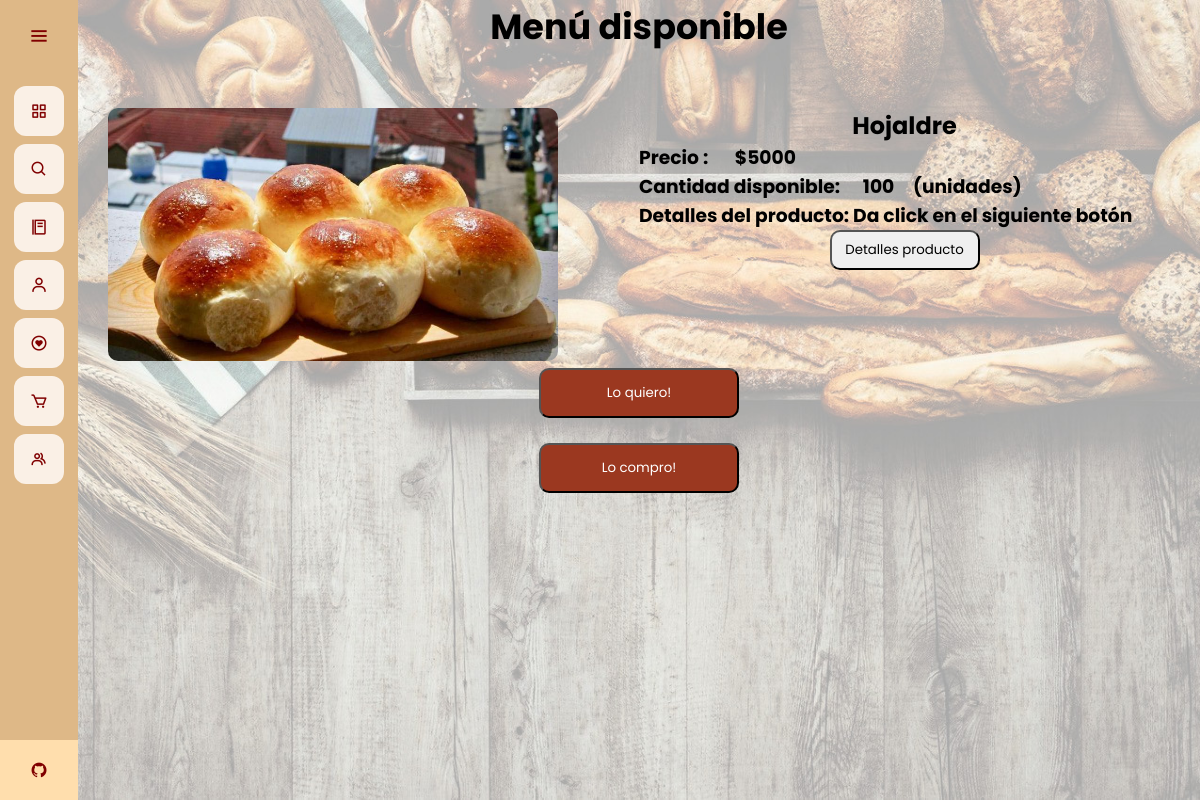
Screenshot of /menu-productos with the database file from the repository.
### app.py (models this page shows)
class Products(database.Model):
	id = database.Column(database.Integer, primary_key=True)
	productname = database.Column(database.String(30), nullable=False, unique=True)
	price = database.Column(database.Integer, nullable=False)
	quantity = database.Column(database.Integer, nullable=False)
	score = database.Column(database.Integer, nullable=False)
	details = database.Column(database.String(1000))
	image_prod = database.Column(database.String(40), nullable=False, default='pan.jpg')

### app.py (the view, shortened to what this page needs)
@app.route("/menu-productos", methods=['GET', 'POST'])
def menu():
	products = Products.query.filter().all()
	if request.method == 'POST' and 'tagnamed' in request.form:
		name_p = request.form['tagnamed']
		return redirect(url_for('detalle_producto', name = name_p))
	return render_template("menu.html", products = products)

### app.py (called while the page is built)
@app.before_request
def make_session_permanent():
    session.permanent = True

### templates/menu.html (shortened to what this page needs)
{% extends 'base.html' %}
{% block style %}
<link rel="stylesheet" href="{{ url_for('static', filename='css/style_menu.css') }}">
{% endblock %}
{% block content %}
<div class="container">
    <h1 class="title">
        Menú disponible
    </h1>
    <br>
    <div class="menu">
        {% for product in products %}
        <div class="column">
            <div class="image-div">
                <img src="{{ url_for('static', filename='images_plates/'+product.image_prod) }}" alt="" class="image">
            </div>
        </div>
        <div class="column">
            <div class="name">
                <h1 class="name">
                    {{ product.productname }}
                </h1>
            </div>
            <div class="price">
                <h3>
                    Precio : &emsp; ${{ product.price }}
                </h3>
            </div>
            <div class="quantity">
                <h3>
                    Cantidad disponible: &emsp;{{ product.quantity }}&emsp;(unidades)
                </h3>
            </div>
            <div class="details">
                <h3>
                    Detalles del producto: Da click en el siguiente botón
                </h3>
                <div class="details_1">
                    <p>
                    <form action="" method="POST">
                        <input type="submit" value="Detalles producto" class="form-control btn btn-primary " name="" id="buttonde">
                    </form>
                    </p>
                </div>
            </div>
        </div>
        <div class="column">
            <div class="wish">
                <form action="" method="POST">
                    <input type="submit" value="Lo quiero!" class="form-control btn btn-primary " name="" id="buttond">
                </form>
                <br>
            </div>
            <br>
            <div class="buy">
                <form action="" method="POST">
                    <input type="submit" value="Lo compro!" class="form-control btn btn-primary " name="" id="buttond">
                </form>
            </div>
        </div>
        {% endfor %}
    </div>
</div>
{% endblock %}

### static/css/style_base.css (style rules this page uses)
* { margin: 0; padding: 0; box-sizing: border-box; font-family: "Poppins" , sans-serif; }

### static/css/style_menu.css (style rules this page uses)
.title { text-align: center; font-size: 35px; }
.image { width: 450px; border-radius: 10px; }
.name { text-align: center; }
.wish, .buy { display: flex; justify-content: center; }
#buttond { cursor: pointer; border-radius: 10px; height: 50px; width: 200px; background-color: rgb(155, 56, 32); color: white; }
.menu { padding: 30px; display: flex; flex-direction: row; flex-wrap: wrap; width: 100%; }
.column { flex: 33.33%; }
.details_1 { display: flex; justify-content: center; align-items: center; }
#buttonde { width: 150px; height: 40px; border-radius: 10px; cursor: pointer; }

### rows the page displays
Products: image_prod (picture), productname "Hojaldre", price "5000", quantity "100"
